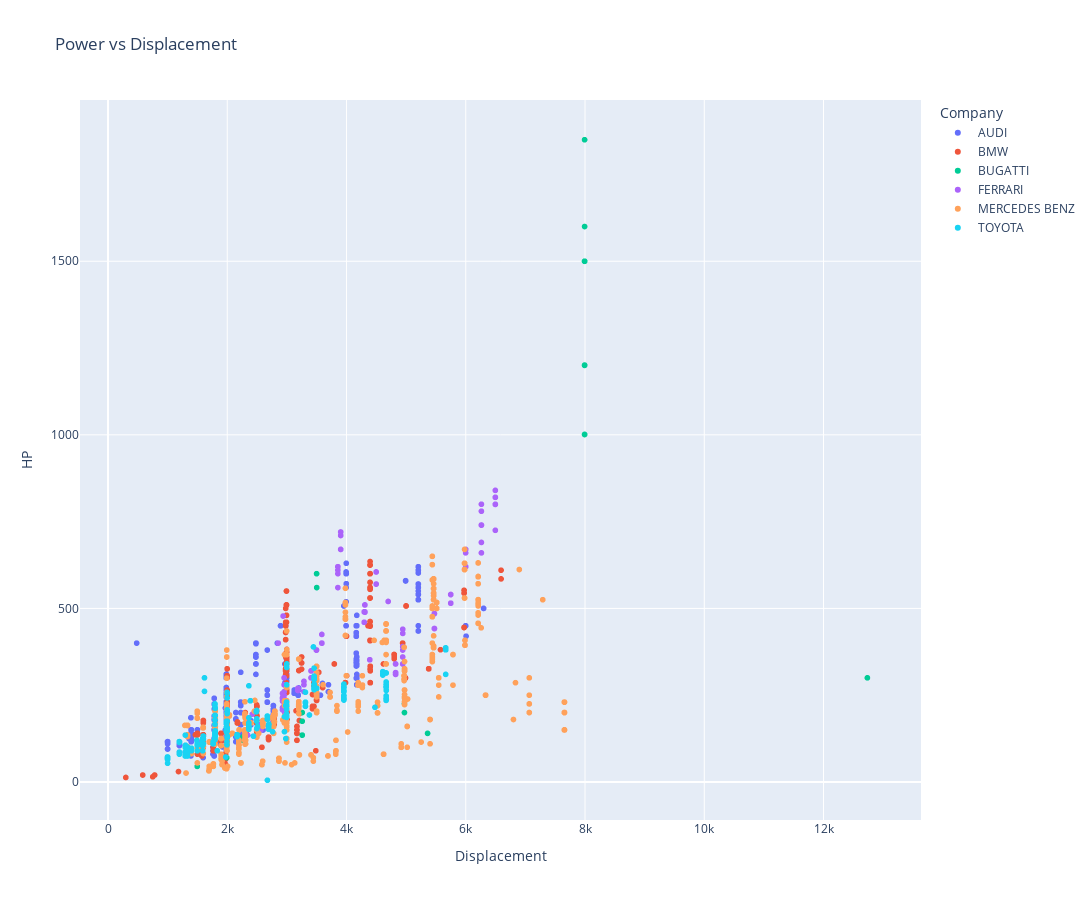

Here is the notebook cell this chart was saved with:
### Code cell
#Plot power vs displacement after choosing the fuel type

#cars['Displacement'] = cars['Displacement'].str.extract(r'(\d+)').astype(float)

cars['Displacement']

print(cars['Fuel'].value_counts())

#Filter the cars that have the selected fuel type

fuel_type = 'Gasoline'

brands_filter = ['BMW', 'AUDI', 'MERCEDES BENZ', 'TOYOTA', 'BUGATTI', 'FERRARI']

cars_filtered = cars[cars['Fuel'] == fuel_type]

cars_filtered = cars_filtered[cars_filtered['Company'].isin(brands_filter)]

fig = px.scatter(cars_filtered,
                x='Displacement',
                y='HP',
                title='Power vs Displacement',
                color='Company',
                width=1200,
                height=900,
                )

fig.show()

### Figure 1 — Plotly figure (JSON) as saved in the notebook; plotly's stock layout.template omitted (floating-point values rounded to 4 significant figures; data arrays with more than 128 entries replaced by an {"elided": "..."} marker saying what was removed)
{"data": [{"hovertemplate": "Company=AUDI<br>Displacement=%{x}<br>HP=%{y}<extra></extra>", "legendgroup": "AUDI", "marker": {"color": "#636efa", "symbol": "circle"}, "mode": "markers", "name": "AUDI", "showlegend": true, "type": "scattergl", "x": {"elided": "1137 int values"}, "xaxis": "x", "y": {"elided": "1137 float values"}, "yaxis": "y"}, {"hovertemplate": "Company=BMW<br>Displacement=%{x}<br>HP=%{y}<extra></extra>", "legendgroup": "BMW", "marker": {"color": "#EF553B", "symbol": "circle"}, "mode": "markers", "name": "BMW", "showlegend": true, "type": "scattergl", "x": {"elided": "1342 int values"}, "xaxis": "x", "y": {"elided": "1342 float values"}, "yaxis": "y"}, {"hovertemplate": "Company=BUGATTI<br>Displacement=%{x}<br>HP=%{y}<extra></extra>", "legendgroup": "BUGATTI", "marker": {"color": "#00cc96", "symbol": "circle"}, "mode": "markers", "name": "BUGATTI", "showlegend": true, "type": "scattergl", "x": [7993, 7993, 7993, 7993, null, 7993, null, 7993, 3498, 3500, 1131, 3257, 5026, 855, 3054, 1368, 2486, 1991, 1991, 1496, 12736, 2262, 5359, 3257, 12867, 4972, 4972, 2262, 3257, 3257, 3257, 4432, 7993, 7993, 7993, 7993], "xaxis": "x", "y": [1600, 1500, 1500, 1500, 1500, 1850, 1600, 1500, 600, 560, null, 135, null, null, null, null, null, 70, null, 45, 300, 120, 140, null, null, 225, 200, 130, 200, 175, 135, null, 1200, 1201, 1001, 1001], "yaxis": "y"}, {"hovertemplate": "Company=FERRARI<br>Displacement=%{x}<br>HP=%{y}<extra></extra>", "legendgroup": "FERRARI", "marker": {"color": "#ab63fa", "symbol": "circle"}, "mode": "markers", "name": "FERRARI", "showlegend": true, "type": "scattergl", "x": {"elided": "140 int values"}, "xaxis": "x", "y": {"elided": "140 float values"}, "yaxis": "y"}, {"hovertemplate": "Company=MERCEDES BENZ<br>Displacement=%{x}<br>HP=%{y}<extra></extra>", "legendgroup": "MERCEDES BENZ", "marker": {"color": "#FFA15A", "symbol": "circle"}, "mode": "markers", "name": "MERCEDES BENZ", "showlegend": true, "type": "scattergl", "x": {"elided": "1434 int values"}, "xaxis": "x", "y": {"elided": "1434 float values"}, "yaxis": "y"}, {"hovertemplate": "Company=TOYOTA<br>Displacement=%{x}<br>HP=%{y}<extra></extra>", "legendgroup": "TOYOTA", "marker": {"color": "#19d3f3", "symbol": "circle"}, "mode": "markers", "name": "TOYOTA", "showlegend": true, "type": "scattergl", "x": {"elided": "648 int values"}, "xaxis": "x", "y": {"elided": "648 float values"}, "yaxis": "y"}], "layout": {"height": 900, "legend": {"title": {"text": "Company"}, "tracegroupgap": 0}, "title": {"text": "Power vs Displacement"}, "width": 1200, "xaxis": {"anchor": "y", "domain": [0, 1], "title": {"text": "Displacement"}}, "yaxis": {"anchor": "x", "domain": [0, 1], "title": {"text": "HP"}}}}
